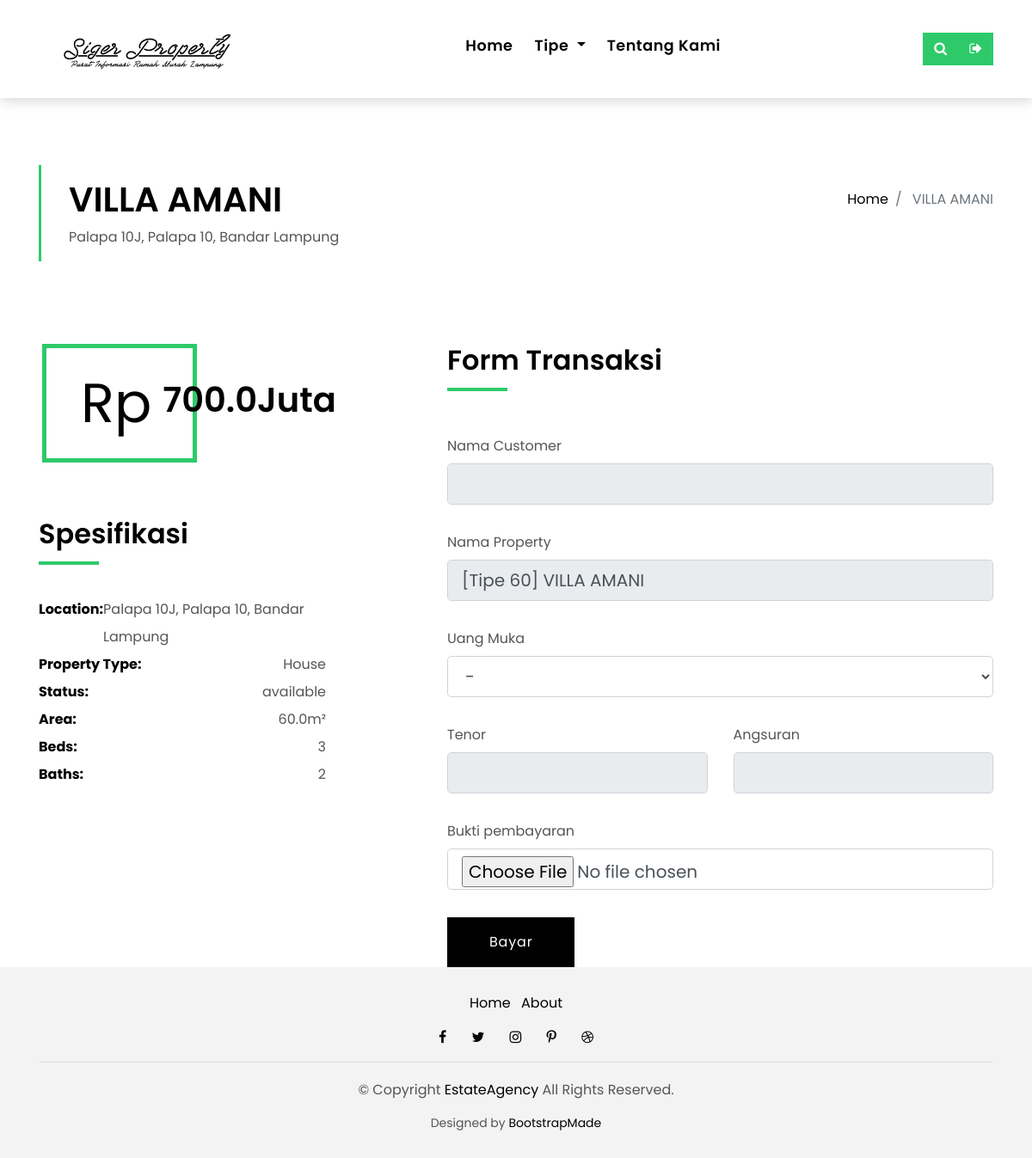
/purchase_form/3/ (signed in), run on the app's committed database.
### property/models.py (models this page shows, shortened)
class Estate(models.Model):
    PROPERTY_STATE = (
        ("available", 'Tersedia'),
        ("booked", 'Booking'),
        ("sold", 'Terjual'),
    )
    name = models.CharField(max_length=50, verbose_name="Nama")
    lot_type = models.CharField(
        max_length=50, verbose_name="Tipe Rumah"
    )
    lot_length = models.FloatField(verbose_name="Panjang")
    lot_width = models.FloatField(verbose_name="Lebar")
    price = models.DecimalField(
        default=0.00,
        verbose_name="Harga",
        max_digits=18,
        decimal_places=2
    )
    description = models.TextField(
        default="", verbose_name="Deskripsi"
    )
    locations = models.TextField(
        default="", verbose_name="Lokasi"
    )
    picture = models.ImageField(
        verbose_name="Gambar Thumbnail",
        null=True, blank=True, upload_to="media/"
    )
    bedroom = models.IntegerField(default=1, verbose_name="Kamar Tidur")
    bathroom = models.IntegerField(default=1, verbose_name="Kamar Mandi")
    state = models.CharField(
        default="available",
        max_length=50,
        verbose_name="Status",
        choices=PROPERTY_STATE,
        blank=True
    )
    created_at = models.DateTimeField(auto_now_add=True)
    updated_at = models.DateTimeField(auto_now=True)

### property/views.py (the view, shortened to what this page needs)
# urls.py: path('purchase_form/', purchase_form, name="purchase_form"),
def purchase_form(request, pk=None):
    customer = request.user.customer
    estate = get_object_or_404(Estate, pk=pk)
    purchase = Purchase.objects.filter(
        customer_id=customer.pk,
        estate_id=estate.pk,
        state="draft"
    ).first()
    templates = "purchase/purchase_form.html"
    context = {
        "title": "Form Pembelian",
        "menu": "purchase_form_menu",
        "estate": estate,
        "customer": customer,
        "estate_details": estate.estatedetails_set.all(),
        "purchase": purchase,
    }
    return render(request, templates, context)

### property/templatetags/property_extras.py (called while the page is built)
@register.simple_tag()
def calculate_area(length, width, *args, **kwargs):
    return f"{length * width}m\u00b2"

@register.simple_tag()
def calculate_price(price, *args, **kwargs):
    display_price = float(price) / 1000000
    units = "Juta"
    if display_price >= 1000:
        display_price = display_price / 1000
        units = "Miliar"
    elif display_price >= 1000000:
        display_price = display_price / 1000000
        units = "Triliun"
    return f"{round(display_price, 2)}{units}"

### property/templates/purchase/purchase_form.html (shortened to what this page needs)
{% extends 'base.html' %}
{% load widget_tweaks %}
{% load property_extras %}
{% load static %}
{% block content %}
<section class="intro-single">
  <div class="container">
    <div class="row">
      <div class="col-md-12 col-lg-8">
        <div class="title-single-box">
          <h1 class="title-single">{{ estate.name }}</h1>
          <span class="color-text-a">{{ estate.locations }}</span>
        </div>
      </div>
      <div class="col-md-12 col-lg-4">
        <nav aria-label="breadcrumb" class="breadcrumb-box d-flex justify-content-lg-end">
          <ol class="breadcrumb">
            <li class="breadcrumb-item">
              <a href="{% url 'home' %}">Home</a>
            </li>
            <li class="breadcrumb-item active" aria-current="page">
              {{ estate.name }}
            </li>
          </ol>
        </nav>
      </div>
    </div>
  </div>
</section>
 <section class="property-single nav-arrow-b">
  <div class="container">
    <div class="row">
      <div class="col-sm-12">
        <div class="row justify-content-between">
          <div class="col-md-5 col-lg-4">
            <div class="property-price d-flex justify-content-center foo">
              <div class="card-header-c d-flex">
                <div class="card-box-ico">
                  <span class="ion-money">Rp</span>
                </div>
                <div class="card-title-c align-self-center">
                  <h5 class="title-c">{% calculate_price estate.price %}</h5>
                </div>
              </div>
            </div>
            <div class="property-summary">
              <div class="row">
                <div class="col-sm-12">
                  <div class="title-box-d section-t4">
                    <h3 class="title-d">Spesifikasi</h3>
                  </div>
                </div>
              </div>
              <div class="summary-list">
                <ul class="list">
                  <li class="d-flex justify-content-between">
                    <strong>Location:</strong>
                    <span>{{ estate.locations }}</span>
                  </li>
                  <li class="d-flex justify-content-between">
                    <strong>Property Type:</strong>
                    <span>House</span>
                  </li>
                  <li class="d-flex justify-content-between">
                    <strong>Status:</strong>
                    <span>{{ estate.state }}</span>
                  </li>
                  <li class="d-flex justify-content-between">
                    <strong>Area:</strong>
                    <span>{% calculate_area estate.lot_length estate.lot_width %}
                    </span>
                  </li>
                  <li class="d-flex justify-content-between">
                    <strong>Beds:</strong>
                    <span>{{ estate.bedroom }}</span>
                  </li>
                  <li class="d-flex justify-content-between">
                    <strong>Baths:</strong>
                    <span>{{ estate.bathroom }}</span>
                  </li>
                </ul>
              </div>
            </div>
          </div>
          <div class="col-md-7 col-lg-7 section-md-t3">
            <div class="row">
              <div class="col-sm-12">
                <div class="title-box-d">
                  <h3 class="title-d">Form Transaksi</h3>
                </div>
              </div>
            </div>
            <div class="property-description">
              <form class="form"
                action="{% url 'purchase_form' estate.pk %}"
                method="POST"
                role="form"
                enctype="multipart/form-data">
                <div class="row mt-3">
                  <div class="col-md-12 mb-3">
                    <div class="form-group">
                      <label for="customer">Nama Customer</label>
                      <input type="text"
                        name="customer"
                        class="form-control form-control-lg form-control-a"
                        id="customer"
                        value="{{ customer.fullname }}"
                        readonly>
                    </div>
                  </div>
                  <div class="col-md-12 mb-3">
                    <div class="form-group">
                      <label for="estate">Nama Property</label>
                      <input type="text"
                        name="estate"
                        class="form-control form-control-lg form-control-a"
                        id="estate"
                        value="[{{ estate.lot_type }}] {{ estate.name }}"
                        readonly>
                    </div>
                  </div>
                  <div class="col-md-12 mb-3">
                    <div class="form-group">
                      <label for="down_payment">Uang Muka</label>
                      <select name="down_payment"
                        id="down_payment"
                        class="form-control form-control-lg form-a"
                        {% if purchase.state == 'draft' %} readonly {% endif %}>
                        {% if purchase.state == 'draft' %}
                          <option value="{{ purchase.down_payment_id.id }}" selected>{{ purchase.down_payment }}</option>
                        {% else %}
                          {% for est in estate_details %}
                          <option value="">-</option>
                          {% endfor %}
                        {%endif%}
                      </select>
                    </div>
                  </div>
                  <div class="col-md-6 mb-3">
                    <div class="form-group">
                      <label for="tenor">Tenor</label>
                      <input name="tenor"
                        id="tenor"
                        class="form-control form-control-lg form-a"
                        value="{{ purchase.tenor }}"
                        readonly />
                    </div>
                  </div>
                  <div class="col-md-6 mb-3">
                    <div class="form-group">
                      <label for="installment">Angsuran</label>
                      <input name="installment"
                        id="installment"
                        class="form-control form-control-lg form-a"
                        value="{{ purchase.installments }}"
                        readonly />
                    </div>
                  </div>
                  <div class="col-md-12 mb-3">
                    <div class="form-group">
                      <label for="proof">Bukti pembayaran</label>
                      <input type="file"
                        name="proof"
                        class="form-control form-control-lg form-control-a"
                        id="proof">
                    </div>
                  </div>
                  <div class="col-md-12">
                    <button type="submit" class="btn btn-a">Bayar</button>
                  </div>
                </div>
              </form>
            </div>
          </div>
        </div>
      </div>
    </div>
    </div>
</section>
{% endblock %}

### property/static/css/style.css (style rules this page uses)
body { font-family: 'Poppins', sans-serif; color: #555555; }
h1, h2, h3, h4, h5, h6 { color: #000000; }
a { color: #000000; transition: all .5s ease; }
.color-text-a { color: #555555; }
.section-t4 { padding-top: 4rem; }
.title-box-d { padding-bottom: 1.8rem; margin-bottom: 1rem; position: relative; }
.title-box-d .title-d { font-weight: 600; font-size: 2rem; }
.title-box-d .title-d:after { content: ''; position: absolute; width: 70px; height: 4px; background-color: #2eca6a; bottom: 20px; left: 0; }
.intro-single { padding: 12rem 0 3rem; }
.intro-single .title-single-box { padding: 1rem 0 1rem 2rem; }
.intro-single .title-single-box { border-left: 3px solid #2eca6a; }
.intro-single .title-single-box .title-single { font-weight: 600; font-size: 2.2rem; }
.intro-single .breadcrumb-box { padding: 1rem 0 0 .5rem; }
.intro-single .breadcrumb { background-color: transparent; padding-right: 0; padding-left: 0; }
.property-price { margin: 0 auto; }
.property-price .card-header-c { padding: 0; }
.summary-list { padding-right: 1rem; color: #000000; }
.summary-list .list { padding: 0; line-height: 2; }
.summary-list .list span { color: #555555; }
.card-header-c { padding: 0 1rem 1rem 1rem; }
.card-box-ico { padding: 1rem 3rem 1rem 2.5rem; border: 5px solid #2eca6a; }
.card-box-ico span { font-size: 4rem; color: #000000; }
.title-c { font-size: 2.5rem; font-weight: 600; margin-left: -40px; }
.btn { transition: .5s ease; }
.btn.btn-a, .btn.btn-b, .btn.btn-warn { border-radius: 0; padding: 1rem 3rem; letter-spacing: .05rem; }
.btn.btn-a { background-color: #000000; color: #ffffff; }
@media (min-width: 768px) { .intro-single .title-single-box .title-single { font-size: 2.1rem; } }
@media (min-width: 768px) { .title-c { font-size: 1.8rem; } }
@media (min-width: 992px) { .intro-single .title-single-box .title-single { font-size: 2.5rem; } }
@media (min-width: 992px) { .title-c { font-size: 2.5rem; } }

### data on the page
Estate: name "VILLA AMANI", locations "Palapa 10J, Palapa 10, Bandar Lampung", price "700.0Juta", state "available", lot_length+lot_width "60.0m²", bedroom "3", bathroom "2", estate "[Tipe 60] VILLA AMANI"
